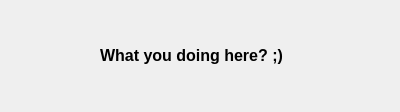
<?xml version="1.0" encoding="UTF-8"?>
<ui version="4.0">
 <class>CheckUpdatesWindow</class>
 <widget class="QDialog" name="CheckUpdatesWindow">
  <property name="geometry">
   <rect>
    <x>0</x>
    <y>0</y>
    <width>400</width>
    <height>112</height>
   </rect>
  </property>
  <property name="windowTitle">
   <string>Check For Updates</string>
  </property>
  <widget class="QLabel" name="label">
   <property name="geometry">
    <rect>
     <x>100</x>
     <y>20</y>
     <width>201</width>
     <height>71</height>
    </rect>
   </property>
   <property name="font">
    <font>
     <pointsize>12</pointsize>
     <weight>75</weight>
     <bold>true</bold>
    </font>
   </property>
   <property name="text">
    <string>What you doing here? ;)</string>
   </property>
  </widget>
 </widget>
 <layoutdefault spacing="6" margin="11"/>
 <resources/>
 <connections/>
</ui>
